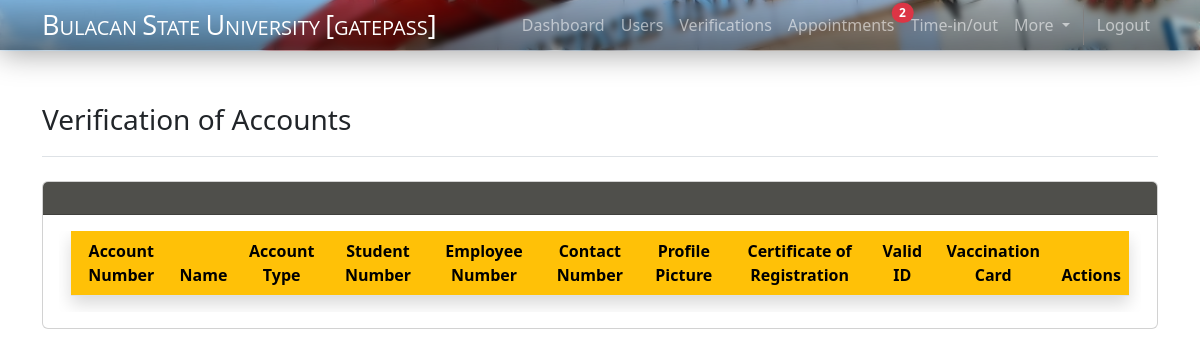
Page /superadmin/verification.php (signed in) on the earlier database version.
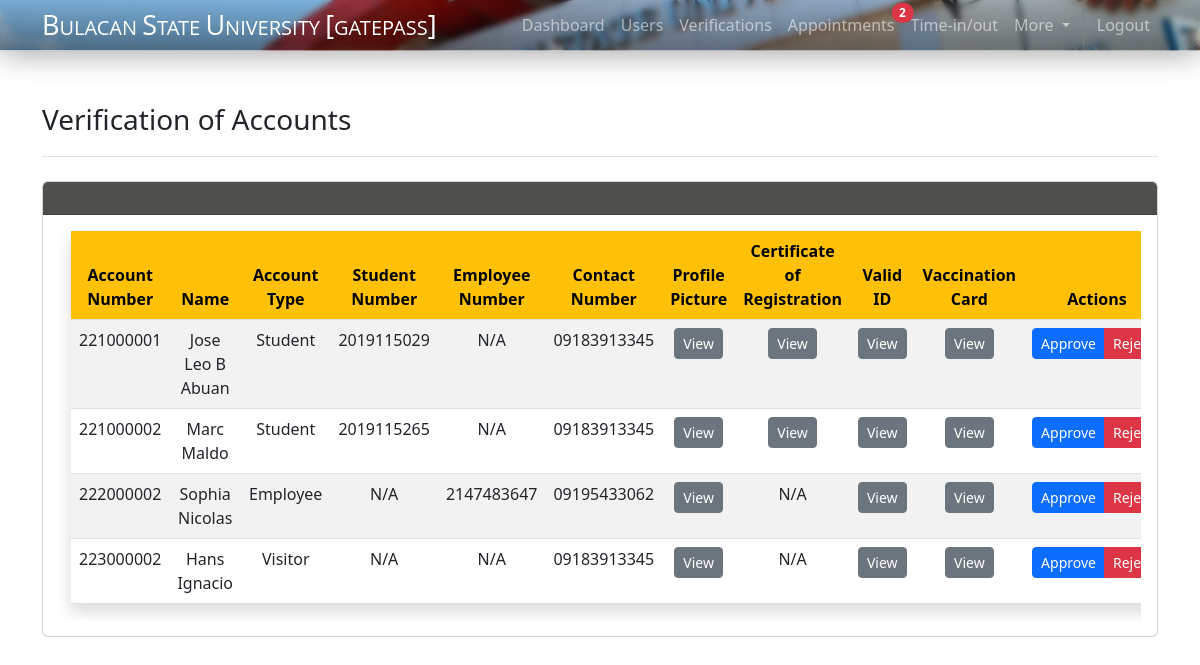
Same page on the later database version.
### tables this page shows
CREATE TABLE `user_account` (
  `acc_no` int(50) NOT NULL,
  `type` varchar(15) NOT NULL,
  `first` varchar(30) NOT NULL,
  `middle` varchar(15) DEFAULT NULL,
  `last` varchar(30) NOT NULL,
  `contact_no` text DEFAULT NULL,
  `birthday` date DEFAULT NULL,
  `address` varchar(100) DEFAULT NULL,
  `cp_name` varchar(100) DEFAULT NULL,
  `cp_no` text DEFAULT NULL,
  `stud_no` int(50) DEFAULT NULL,
  `emp_no` int(30) DEFAULT NULL,
  `college` varchar(100) DEFAULT NULL,
  `course` varchar(100) DEFAULT NULL,
  `year` int(30) DEFAULT NULL,
  `section` varchar(100) DEFAULT NULL,
  `username` varchar(15) NOT NULL,
  `password` varchar(100) NOT NULL,
  `email` varchar(100) NOT NULL,
  `image` longblob DEFAULT NULL,
  `cor` longblob DEFAULT NULL,
  `valid_id` longblob DEFAULT NULL,
  `vax` longblob DEFAULT NULL,
  `verification` varchar(30) NOT NULL,
  `verification_note` varchar(200) DEFAULT NULL,
  `qr` longblob DEFAULT NULL,
  `qr_status` varchar(100) DEFAULT NULL,
  `account_creation` date NOT NULL DEFAULT current_timestamp()
);

### superadmin/verification.php (the view, shortened to what the changed rows need)
<!DOCTYPE html>
<html lang="en">
<head>
    <link href="https://cdn.jsdelivr.net/npm/bootstrap@5.2.2/dist/css/bootstrap.min.css" rel="stylesheet">
    <link rel="stylesheet" href="../css/navbar.css">
    <link rel="stylesheet" href="https://cdn.datatables.net/1.12.1/css/jquery.dataTables.min.css">
</head>
<body>
    <div class="container" style="padding-bottom:20px;">
        <div class="card">
            <div class="card-body">
                <div class="container table-responsive" >
                    <table class="table pt-2 shadow table-striped table-hover display compact" id="accountVerificationTable">
                        <thead>
                            <tr class="text-bg-warning"style="background-color: #4F4F4B; color:white;">
                                <th class="text-center">Account Number</th>
                                <th class="text-center">Name</th>
                                <th class="text-center">Account Type</th>
                                <th class="text-center">Student Number</th>
                                <th class="text-center">Employee Number</th>
                                <th class="text-center">Contact Number</th>
                                <th class="text-center">Profile Picture</th>
                                <th class="text-center">Certificate of Registration</th>
                                <th class="text-center">Valid ID</th>
                                <th class="text-center">Vaccination Card</th>
                                <th class="text-center">Actions</th>
                            </tr>
                        </thead>
                        <tbody>
                            <?php
                            require_once "../function/connect.php";
                            $select = "SELECT * FROM user_account WHERE verification = 'unverified'";
                            $result = mysqli_query($connect, $select);
                            while ($row = mysqli_fetch_assoc($result)) {
                                $vax = $row["vax"];
                                $v_id = $row["valid_id"];
                                echo ("
                                                <tr class='text-center'>
                                                    <td>" . $row["acc_no"] . "</td>
                                                    <td class='text-capitalize'>" . $row["first"] . " " . $row["middle"] . " " . $row["last"] . "</td>
                                                    <td class='text-capitalize'>" . $row["type"] . "</td>
                                            ");
                                if ($row["type"] == "student") {
                                    echo ("
                                                <td>" . $row['stud_no'] . "</td>
                                                <td>N/A</td>
                                                <td>" . $row["contact_no"] . "</td>
                                                <td><button class='btn btn-secondary btn-sm previewImageBtn' data-id='" . $row["acc_no"] . "'>View</button></td>
                                                <td><button class='btn btn-secondary btn-sm previewCORBtn' data-id='" . $row["acc_no"] . "'>View</button></td>
                                                <td><button class='btn btn-secondary btn-sm previewVIDBtn' data-id='" . $row["acc_no"] . "'>View</button></td>
                                                <td><button class='btn btn-secondary btn-sm previewVAXBtn' data-id='" . $row["acc_no"] . "'>View</button></td>
                                            ");
                                } else if ($row["type"] == "employee" || "visitor") {
                                    echo "<td>N/A</td>";
                                    if ($row["type"] == "employee") {
                                        echo "<td>" . $row['emp_no'] . "</td>";
                                    } else {
                                        echo "<td>N/A</td>";
                                    }
                                    echo "
                                                <td>" . $row["contact_no"] . "</td>
                                                <td><button class='btn btn-secondary btn-sm previewImageBtn' data-id='" . $row["acc_no"] . "'>View</td>
                                        ";
                                    if ($v_id == "" || NULL && $vax == "" || NULL) {
                                        echo ("
                                                    <td>N/A</td><td>N/A</td><td>N/A</td>
                                                ");
                                    } else {
                                        if ($v_id == "" || NULL && !($vax == "" || NULL)) {
                                            echo ("
                                                        <td>N/A</td>
                                                        <td>N/A</td>
                                                        <td><button class='btn btn-secondary btn-sm previewVAXBtn' data-id='" . $row["acc_no"] . "'>View</button></td>
                                                    ");
                                        } else if ($vax == "" || NULL && !($v_id == "" || NULL)) {
                                            echo ("
                                                        <td>N/A</td>
                                                        <td><button class='btn btn-secondary btn-sm previewVIDBtn' data-id='" . $row["acc_no"] . "'>View</button></td>
                                                        <td>N/A</td>
                                                    ");
                                        } else {
                                            echo ("
                                                        <td>N/A</td>
                                                        <td><button class='btn btn-secondary btn-sm previewVIDBtn' data-id='" . $row["acc_no"] . "'>View</button></td>
                                                        <td><button class='btn btn-secondary btn-sm previewVAXBtn' data-id='" . $row["acc_no"] . "'>View</button></td>
                                                    ");
                                        }
                                    }
                                }
                                echo "<td>
                                                <div class='btn-group' role='group'>
                                                    <button type='button' class='btn btn-primary statusBtn btn-sm' data-status='approve' data-accno='" . $row['acc_no'] . "'>Approve</button>
                                                    <button type='button' class='btn btn-danger statusBtn btn-sm' data-status='reject' data-accno='" . $row['acc_no'] . "'>Reject</button>
                                                </div>
                                            </td>
                                        </tr>";
                            }
                            ?>
                        </tbody>
                    </table>
                </div>
            </div>
        </div>
    </div>
</body>
</html>

Differences in the rows shown:
now on this page (row edited): user_account: acc_no "221000001", first "Jose Leo", middle "B", last "Abuan", type "Student", stud_no "2019115029", contact_no "09183913345"
now on this page (row edited): user_account: acc_no "221000002", first "Marc", last "Maldo", type "Student", stud_no "2019115265", contact_no "09183913345"
now on this page (row edited): user_account: acc_no "222000002", first "Sophia", last "Nicolas", type "Employee", emp_no "2147483647", contact_no "09195433062"
now on this page (row edited): user_account: acc_no "223000002", first "Hans", last "Ignacio", type "Visitor", shows "N/A", contact_no "09183913345"
